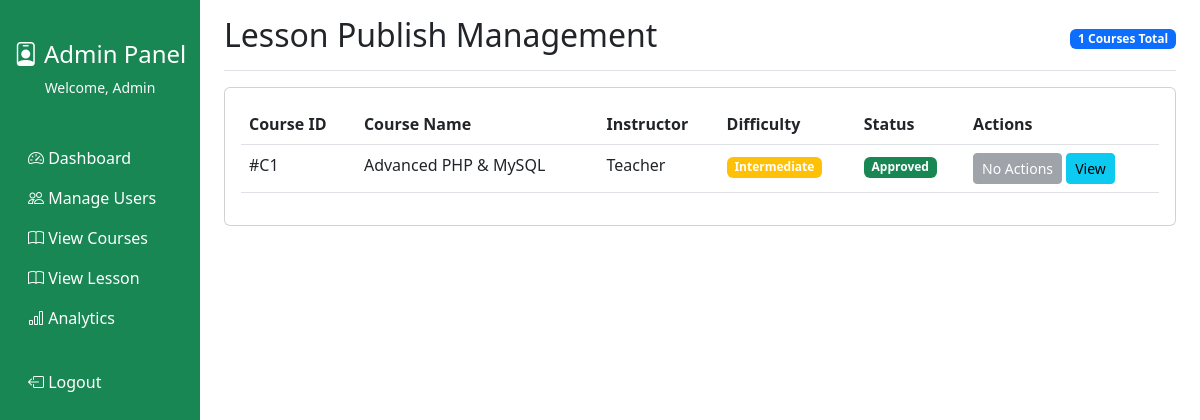
The page /admin/view_courses.php (signed in) on the database its author committed.
### tables this page shows
CREATE TABLE `users` (
  `id` int(11) NOT NULL,
  `full_name` varchar(100) NOT NULL,
  `dob` date DEFAULT NULL,
  `email` varchar(150) NOT NULL,
  `phone` varchar(20) NOT NULL,
  `password` varchar(255) NOT NULL,
  `user_type` enum('student','instructor','admin','parents') NOT NULL,
  `profile` varchar(255) DEFAULT NULL,
  `terms_accepted` tinyint(1) DEFAULT 0,
  `status` enum('active','inactive','blocked') DEFAULT 'active',
  `created_at` timestamp NOT NULL DEFAULT current_timestamp(),
  `updated_at` timestamp NOT NULL DEFAULT current_timestamp() ON UPDATE current_timestamp()
);

CREATE TABLE `courses` (
  `id` int(11) NOT NULL,
  `fkteacherID` int(11) DEFAULT NULL,
  `title` varchar(255) NOT NULL,
  `category` varchar(100) NOT NULL,
  `difficulty` enum('beginner','intermediate','advanced') NOT NULL,
  `price` decimal(10,2) NOT NULL,
  `duration_weeks` int(11) NOT NULL,
  `description` text NOT NULL,
  `learning_objectives` text DEFAULT NULL,
  `thumbnail` varchar(255) NOT NULL,
  `intro_video` varchar(255) DEFAULT NULL,
  `materials` text DEFAULT NULL,
  `scorm_enabled` tinyint(1) DEFAULT 0,
  `status` enum('pending','approved','rejected') DEFAULT 'pending',
  `created_at` timestamp NOT NULL DEFAULT current_timestamp()
);

### admin/auth.php (called while the page is built, shortened)
<?php
if (!isset($_SESSION['authemail']) AND !isset($_SESSION['authemail']) AND $_SESSION['user_types']!='admin' ) {
	header('location:../index.php');
}else {
	require_once 'db.php';
	$stquery = "SELECT * FROM users WHERE email =  '$_SESSION[authemail]' ";
	$stdata = mysqli_fetch_assoc(mysqli_query($conn, $stquery));
	$full_name =  $stdata['full_name'];
}
?>

### admin/view_courses.php (the view, shortened to what this page needs)
<?php
require_once 'header.php';
require_once 'db.php';
$courses = mysqli_query($conn,"
    SELECT c.*, u.full_name as teacher_name
    FROM courses c
    LEFT JOIN users u ON c.fkteacherID=u.id
    ORDER BY c.created_at DESC
");
$total_courses = mysqli_num_rows($courses);
?>
<main class="col-md-9 ms-sm-auto col-lg-10 px-md-4">
    <div class="d-flex justify-content-between align-items-center pt-3 pb-2 mb-3 border-bottom">
        <h1 class="h2">Lesson Publish Management</h1>
        <span class="badge bg-primary"><?= $total_courses ?> Courses Total</span>
    </div>
    <div class="card mb-4">
        <div class="card-body table-responsive">
            <table class="table table-hover">
                <thead>
                    <tr>
                        <th>Course ID</th>
                        <th>Course Name</th>
                        <th>Instructor</th>
                        <th>Difficulty</th>
                        <th>Status</th>
                        <th>Actions</th>
                    </tr>
                </thead>
                <tbody>
                <?php
                $count=0;
                mysqli_data_seek($courses,0);
                while($c=mysqli_fetch_assoc($courses)){
                    $count++;
                    $course_id = $c['id'];
                    ?>
                    <tr class="<?= $c['status']=='pending'?'table-warning':'' ?>">
                        <td>#C<?= $count ?></td>
                        <td><?= htmlspecialchars($c['title']) ?></td>
                        <td><?= htmlspecialchars($c['teacher_name'] ?? 'N/A') ?></td>
                        <td><span class="badge bg-<?= $c['difficulty']=='beginner'?'success':($c['difficulty']=='intermediate'?'warning':'info') ?>"><?= ucfirst($c['difficulty']) ?></span></td>
                        <td><span class="badge bg-<?= $c['status']=='approved'?'success':($c['status']=='pending'?'warning':'danger') ?>"><?= ucfirst($c['status']) ?></span></td>
                        <td>
                            <?php if($c['status']=='pending'){ ?>
                                <a href="?action=approve&id=<?= $c['id'] ?>" class="btn btn-sm btn-success">Approve</a>
                                <a href="?action=reject&id=<?= $c['id'] ?>" class="btn btn-sm btn-danger">Reject</a>
                            <?php } else { ?>
                                <span class="btn btn-sm btn-secondary disabled">No Actions</span>
                            <?php } ?>
                            <button class="btn btn-sm btn-info" type="button" data-bs-toggle="collapse" data-bs-target="#courseDetails<?= $course_id ?>">View</button>
                        </td>
                    </tr>
                <?php } ?>
                </tbody>
            </table>
        </div>
    </div>
</main>

### admin/header.php (shortened to what this page needs)
<?php require_once 'auth.php' ?>
<!DOCTYPE html>
<html lang="en">
<head>
    <link href="https://cdn.jsdelivr.net/npm/bootstrap@5.3.0-alpha1/dist/css/bootstrap.min.css" rel="stylesheet">
    <link rel="stylesheet" href="https://cdn.jsdelivr.net/npm/bootstrap-icons@1.8.1/font/bootstrap-icons.css">
</head>
<body>
    <div class="container-fluid">
        <div class="row">
            <nav class="col-md-3 col-lg-2 d-md-block bg-success sidebar min-vh-100">
                <div class="position-sticky pt-3">
                    <div class="text-center py-4">
                        <h4 class="text-white"><i class="bi bi-person-badge"></i> Admin Panel</h4>
                        <p class="text-light small">Welcome, <?php echo $full_name ?></p>
                    </div>
                    <ul class="nav flex-column">
                        <li class="nav-item">
                            <a class="nav-link active text-white" href="index.php">
                                <i class="bi bi-speedometer2"></i> Dashboard
                            </a>
                        </li>
                        <li class="nav-item">
                            <a class="nav-link text-white" href="manage_users.php">
                                <i class="bi bi-people"></i> Manage Users
                            </a>
                        </li>
                        <li class="nav-item">
                            <a class="nav-link text-white" href="view_courses.php">
                                <i class="bi bi-book"></i> View Courses
                            </a>
                        </li>
                        <li class="nav-item">
                            <a class="nav-link text-white" href="view_lesson.php">
                                <i class="bi bi-book"></i> View Lesson
                            </a>
                        </li>
                        <li class="nav-item">
                            <a class="nav-link text-white" href="analytics.php">
                                <i class="bi bi-bar-chart"></i> Analytics
                            </a>
                        </li>
                        <li class="nav-item mt-4">
                            <a class="nav-link text-white" href="logout.php">
                                <i class="bi bi-box-arrow-left"></i> Logout
                            </a>
                        </li>
                    </ul>
                </div>
            </nav>

### rows shown on the page
users: full_name "Admin"
courses: title "Advanced PHP & MySQL", users.full_name "Teacher", difficulty "Intermediate", status "Approved", shows "No Actions"

### other values the page prints
$total_courses "1"
